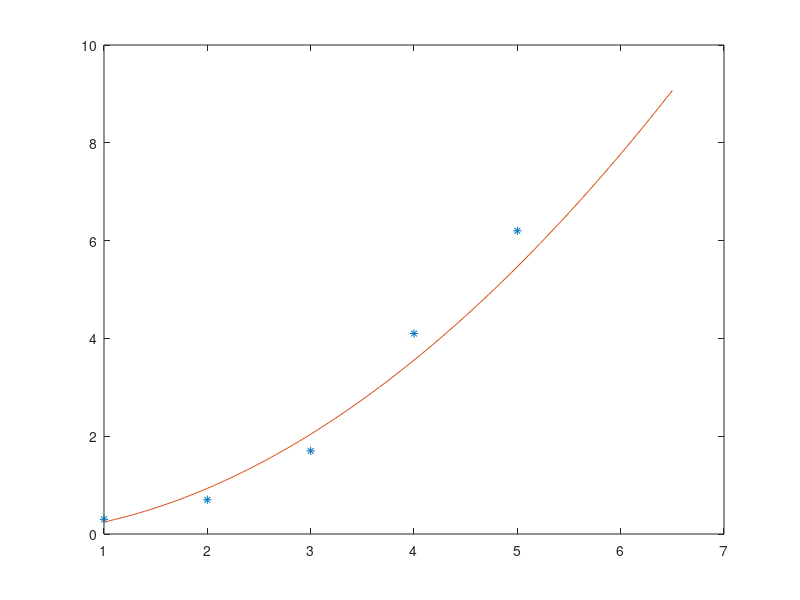

MATLAB code to generate this figure:
x=[1 2 3 4 5];
y=[0.3 0.7 1.7 4.1 6.2];
Y=log(y);
X=log(x);
p=polyfit(X,Y,1);
A=p(1);
B=p(2);
b=exp(B);
plot(x,y,'*');
hold on;
x=linspace(1,6.5,100);
plot(x,b*(x.^A));
A=p(1)
b=exp(B)


